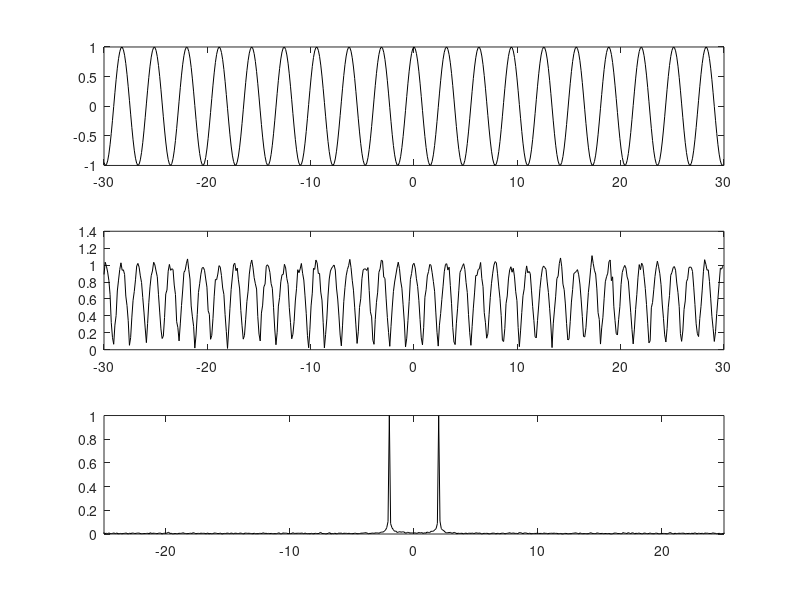

The MATLAB script that drew this image:
clear all; close all; clc;

L = 30;
n = 512;

t2 = linspace(-L,L,n+1);
t = t2(1:n);
k = (2*pi)/(2*L)*[0:(n/2-1) -n/2:-1];

u = cos(2*t);

noise = 1;
ut = fft(u);
unt = ut + noise*(randn(1,n) + i*randn(1,n));
un = ifft(unt);

subplot(3,1,1), plot(t,u,'k'), hold on,
subplot(3,1,2),plot(t,abs(un),'k'),hold on,
subplot(3,1,3), plot(fftshift(k),abs(fftshift(unt))/max(abs(fftshift(unt))),'k'),
axis([-25 25 0 1]);